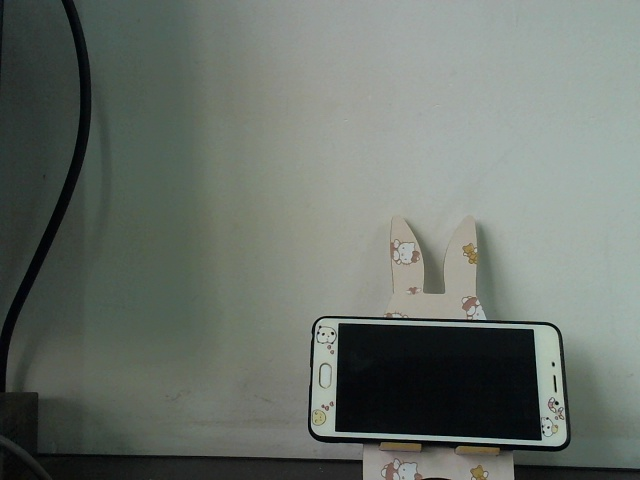
#> input picture image_collection/yuchuli/left.jpg, 640 x 480 px
$ python Harris_jiance.py
#> lines starting #> are read from the running program, lines starting #| are printed output that depends on the picture; after the words box and inside, x2 and y2 are one past the last pixel; in counts of white or black regions, pixels touching at a corner belong together
#eccoding: utf-8
import cv2
import numpy as np

filename = 'image_collection/yuchuli/left.jpg'

img = cv2.imread(filename)
#> img is the input picture: shape (480, 640, 3); mean B, G, R 106.6, 113.6, 106.2

gray_img = cv2.cvtColor(img, cv2.COLOR_BGR2GRAY)

gray_img = np.float32(gray_img)

# 对图像执行harris
Harris_detector = cv2.cornerHarris(gray_img, 2, 3, 0.04)
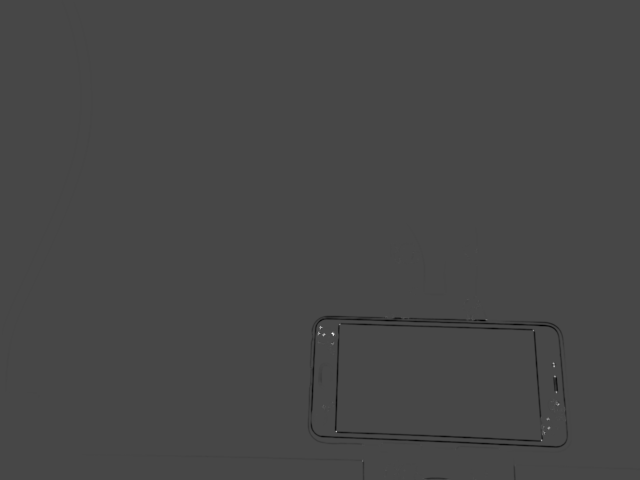
#> Harris_detector: shape (480, 640) float32; min -29783394, max 76988736, mean -130183.8; drawn with min black and max white

# 腐蚀harris结果
dst = cv2.dilate(Harris_detector, None)
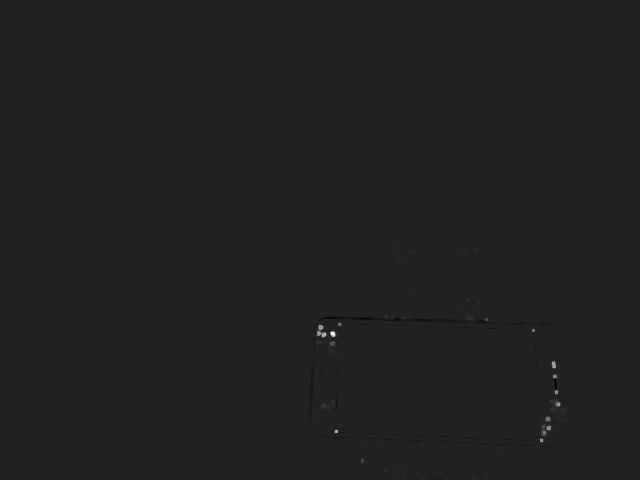
#> dst: shape (480, 640) float32; min -12044302, max 76988736, mean 26805.7; drawn with min black and max white

# 设置阈值
thres = 0.01 * dst.max()
#> thres = 769887.4

img[dst > thres] = [255, 0, 0]
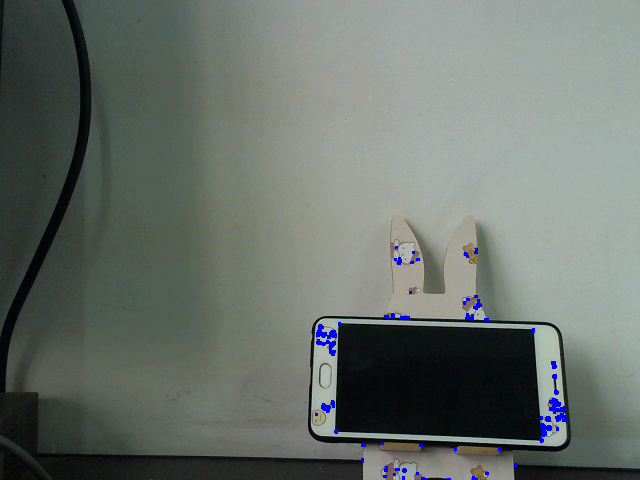
#> img: shape (480, 640, 3); 0.51% of pixels changed, all inside (x1, y1, x2, y2) = (315, 246, 567, 480)

cv2.imshow('show', img)

cv2.waitKey()

$ run again, with image_collection/yuchuli/right.jpg copied over image_collection/yuchuli/left.jpg
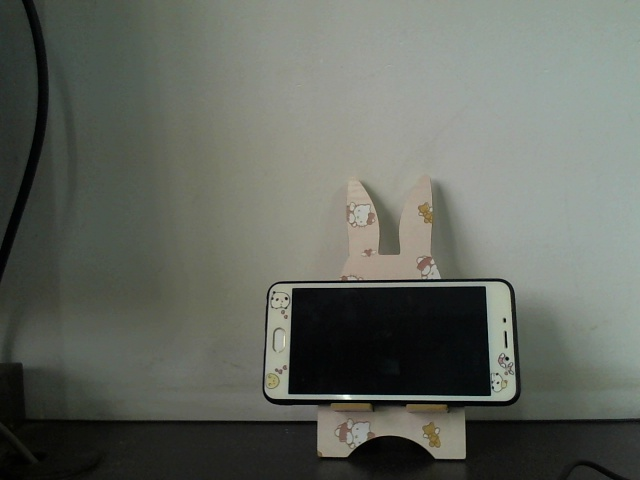
#> input picture image_collection/yuchuli/right.jpg, 640 x 480 px
#> img is the input picture: shape (480, 640, 3); mean B, G, R 95.3, 103.3, 99.2
#> `Harris_detector = cv2.cornerHarris(gray_img, 2, 3, 0.04)`:
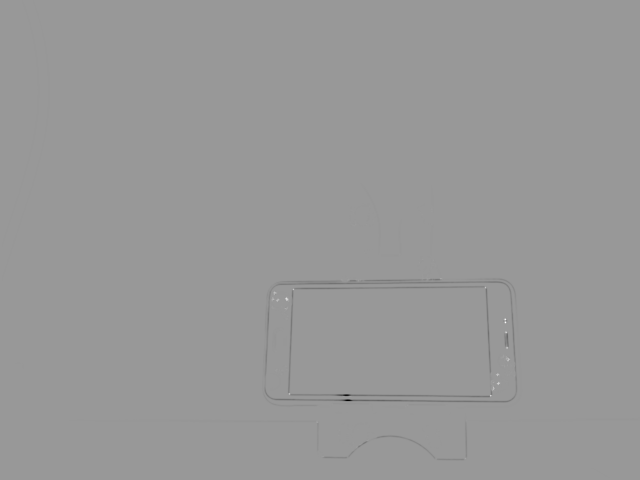
#> Harris_detector: shape (480, 640) float32; min -76041304, max 51488144, mean -110261.8; drawn with min black and max white
#> thres = 514881.4
#> `img[dst > thres] = [255, 0, 0]`:
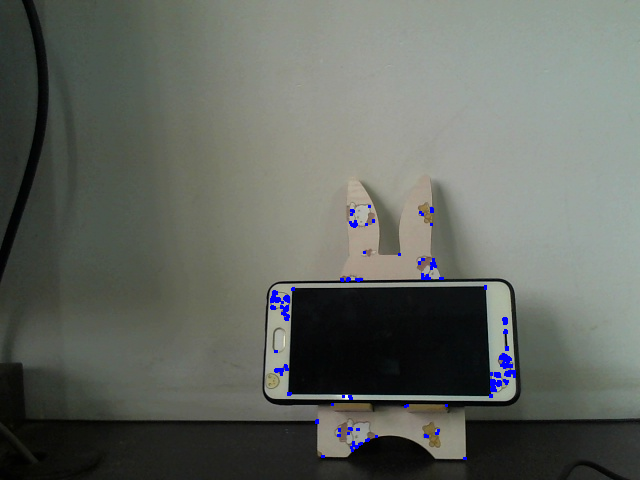
#> img: shape (480, 640, 3); 0.52% of pixels changed, all inside (x1, y1, x2, y2) = (270, 205, 516, 460)

$ run again, with image_collection/yuchuli/right_gaosi.png saved as image_collection/yuchuli/left.jpg
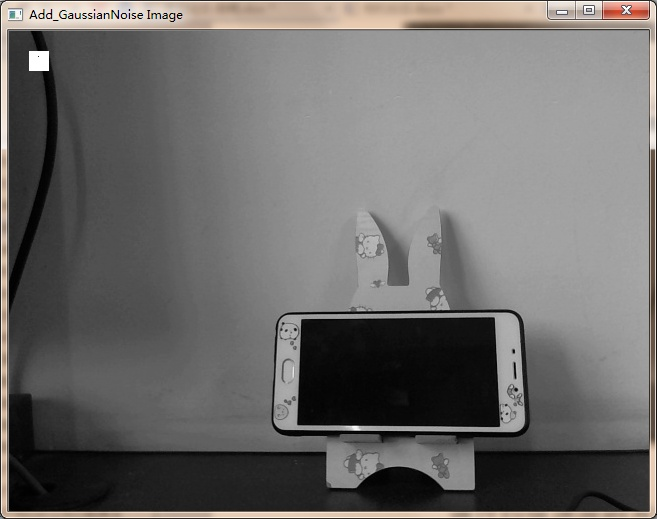
#> input picture image_collection/yuchuli/right_gaosi.png, 657 x 519 px
#> img is the input picture: shape (519, 657, 3); mean B, G, R 106, 107.4, 109.2
#> `dst = cv2.dilate(Harris_detector, None)`:
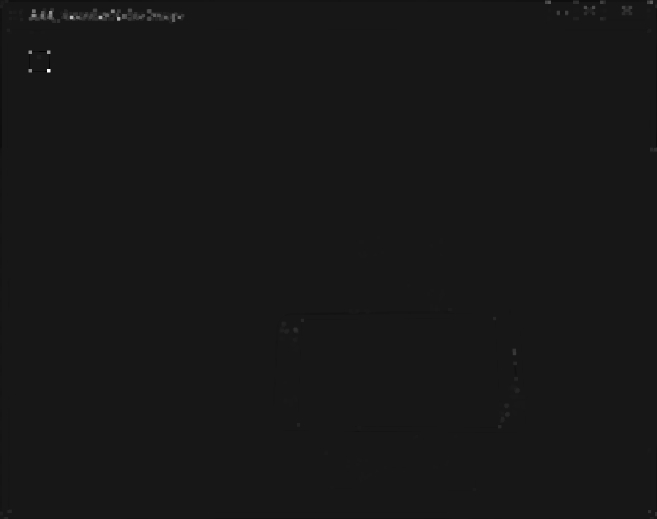
#> dst: shape (519, 657) float32; min -37973200, max 371333120, mean 267627.2; drawn with min black and max white
#> thres = 3713331.2
#> `img[dst > thres] = [255, 0, 0]`:
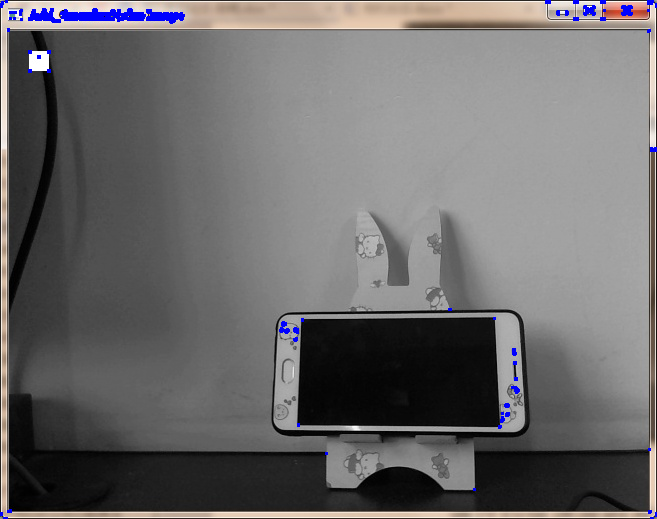
#> img: shape (519, 657, 3); 0.78% of pixels changed, all inside (x1, y1, x2, y2) = (0, 0, 657, 519)

$ run again, with image_collection/yuchuli/right_jiaoyan.png saved as image_collection/yuchuli/left.jpg
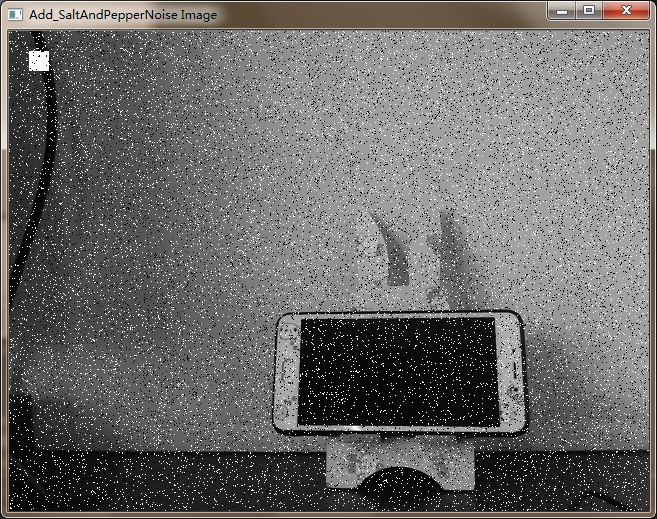
#> input picture image_collection/yuchuli/right_jiaoyan.png, 657 x 519 px
#> img is the input picture: shape (519, 657, 3); mean B, G, R 104.2, 105.4, 106.7
#> `dst = cv2.dilate(Harris_detector, None)`:
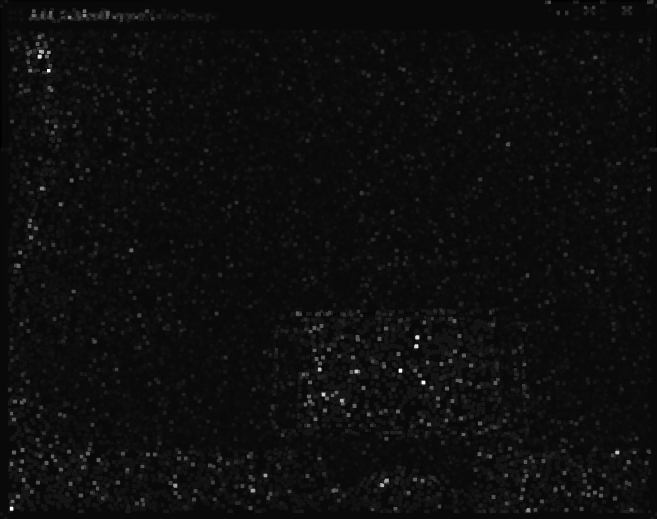
#> dst: shape (519, 657) float32; min -15064664, max 376249184, mean 7139995.5; drawn with min black and max white
#> thres = 3762491.8
#> `img[dst > thres] = [255, 0, 0]`:
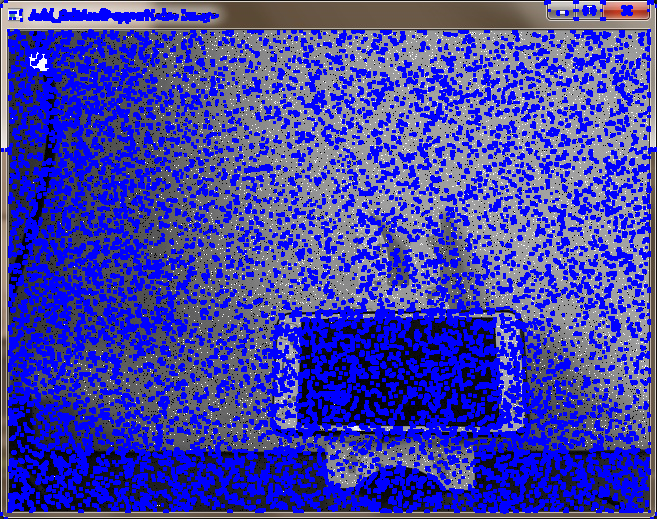
#> img: shape (519, 657, 3); mean B, G, R 167.5, 66.1, 67.3
